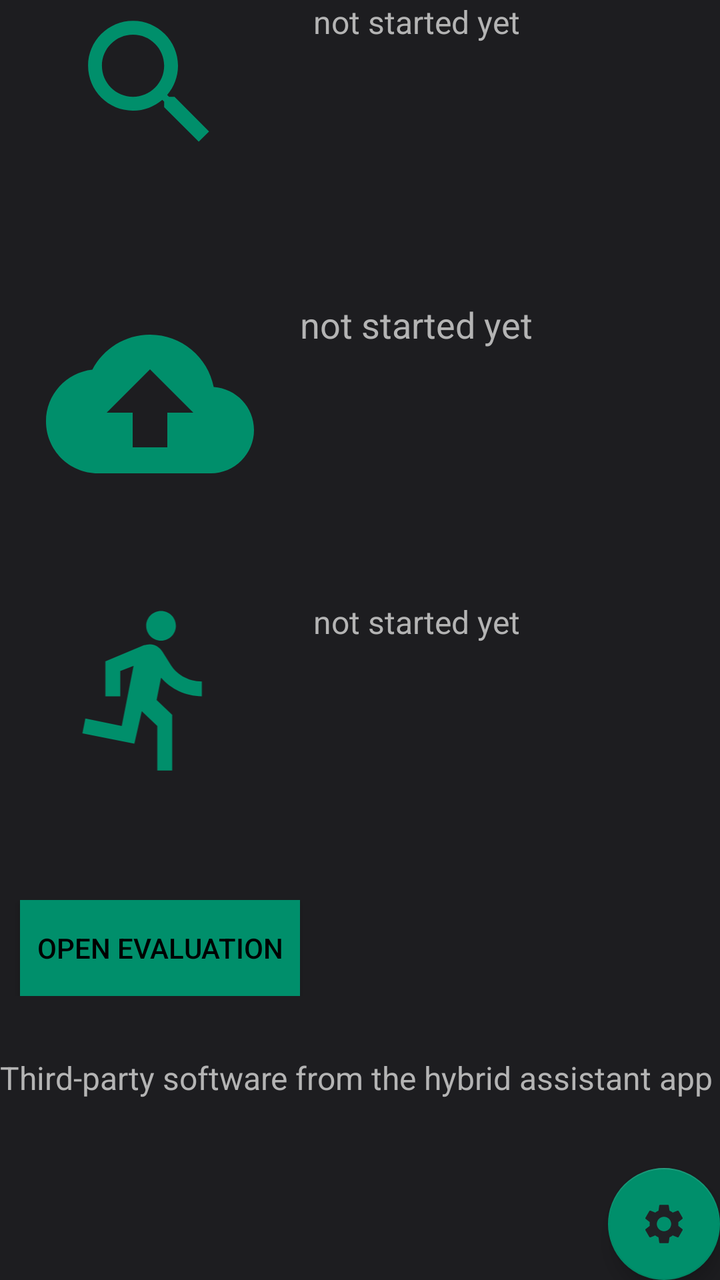
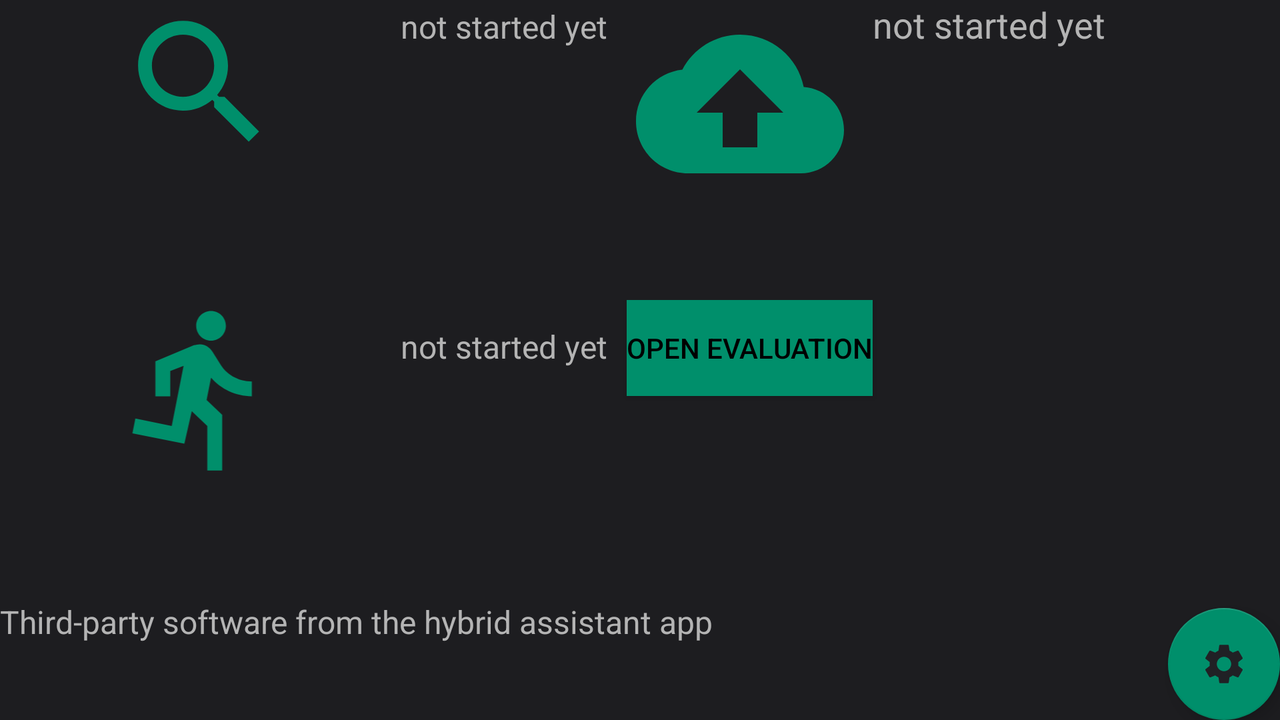

Two renders of one Android screen. The first uses the default layout on a phone; the second uses the alternative layout the repository ships for a different screen configuration, on a matching device. The two XML files are below.
<!-- AndroidManifest.xml: application theme AppTheme -->
<!-- res/layout/fragment_main.xml -->
<?xml version="1.0" encoding="utf-8"?>
<FrameLayout xmlns:android="http://schemas.android.com/apk/res/android"
    xmlns:app="http://schemas.android.com/apk/res-auto"
    xmlns:tools="http://schemas.android.com/tools"
    android:layout_width="match_parent"
    android:layout_height="match_parent"
    android:focusable="true"
    android:foregroundTint="@color/vektor"
    tools:context=".MainFragment">

    <androidx.constraintlayout.widget.ConstraintLayout
        android:layout_width="match_parent"
        android:layout_height="match_parent">


        <LinearLayout
            android:layout_width="match_parent"
            android:layout_height="wrap_content"
            android:orientation="vertical"
            app:layout_constraintEnd_toEndOf="parent"
            app:layout_constraintStart_toStartOf="parent"
            app:layout_constraintTop_toTopOf="parent">

            <TableLayout
                android:layout_width="match_parent"
                android:layout_height="wrap_content"
                app:layout_constraintBottom_toBottomOf="parent"
                app:layout_constraintEnd_toEndOf="parent"
                app:layout_constraintStart_toStartOf="parent"
                app:layout_constraintTop_toTopOf="parent">


                <TableRow
                    android:layout_width="match_parent"
                    android:layout_height="wrap_content">

                    <ImageView
                        android:id="@+id/btn_search"
                        android:layout_width="150dp"
                        android:layout_height="83dp"
                        android:contentDescription="@string/search"
                        android:src="@drawable/ic_baseline_search_24" />

                    <TextView
                        android:id="@+id/tv_anzeige_oben"
                        android:layout_width="wrap_content"
                        android:layout_height="150dp"
                        android:background="@color/brackground2"
                        android:text="@string/notstarted"
                        android:textAlignment="center"
                        android:textColor="@color/Schriftfarbe"
                        android:textSize="16sp" />
                </TableRow>

                <TableRow
                    android:layout_width="match_parent"
                    android:layout_height="wrap_content">

                    <ImageView
                        android:id="@+id/btn_upload"
                        android:layout_width="150dp"
                        android:layout_height="104dp"
                        android:contentDescription="@string/upload"
                        android:src="@drawable/ic_baseline_cloud_upload_24" />

                    <TextView
                        android:id="@+id/tv_uploader_fertig"
                        android:layout_width="wrap_content"
                        android:layout_height="150dp"
                        android:background="@color/brackground2"
                        android:text="@string/notstarted"
                        android:textAlignment="center"
                        android:textColor="@color/Schriftfarbe"
                        android:textSize="18sp" />
                </TableRow>

                <TableRow
                    android:layout_width="match_parent"
                    android:layout_height="wrap_content">

                    <ImageView
                        android:id="@+id/btn_calc"
                        android:layout_width="150dp"
                        android:layout_height="89dp"
                        android:contentDescription="@string/run"
                        android:src="@drawable/ic_baseline_directions_run_24" />

                    <TextView
                        android:id="@+id/tv_calc_fertig"
                        android:layout_width="wrap_content"
                        android:layout_height="150dp"
                        android:background="@color/brackground2"
                        android:text="@string/notstarted"
                        android:textAlignment="center"
                        android:textColor="@color/Schriftfarbe"
                        android:textSize="16sp" />
                </TableRow>

                <TableRow
                    android:layout_width="match_parent"
                    android:layout_height="wrap_content">

                    <Button
                        android:id="@+id/btn_overview"
                        android:layout_width="wrap_content"
                        android:layout_height="wrap_content"
                        android:layout_marginStart="10dp"
                        android:background="@color/vektor"
                        android:backgroundTint="@color/vektor"
                        android:text="@string/open_evaluation"
                        android:textColor="#000000" />

                </TableRow>
            </TableLayout>

            <TextView
                android:id="@+id/tv_hateam"
                android:layout_width="match_parent"
                android:layout_height="match_parent"
                android:paddingTop="30dp"
                android:text="@string/dev"
                android:textSize="16sp"
                app:layout_constraintBottom_toBottomOf="parent"
                app:layout_constraintEnd_toStartOf="@+id/btn_switch"
                app:layout_constraintStart_toStartOf="parent" />
        </LinearLayout>

        <com.google.android.material.floatingactionbutton.FloatingActionButton
            android:id="@+id/btn_switch"
            android:layout_width="wrap_content"
            android:layout_height="wrap_content"
            android:layout_gravity="end|bottom"
            android:clickable="true"
            android:contentDescription="@string/settings"
            android:focusable="auto"
            android:src="@drawable/ic_baseline_settings_25"
            app:backgroundTint="@color/vektor"
            app:layout_constraintBottom_toBottomOf="parent"
            app:layout_constraintEnd_toEndOf="parent"
            app:rippleColor="#FFFFFF" />

    </androidx.constraintlayout.widget.ConstraintLayout>


</FrameLayout>
<!-- resources referenced by this layout -->
<resources>
  <color name="Schriftfarbe">#b4b4b4</color>
  <color name="brackground2">#1D1D20</color>
  <color name="vektor">#008f6b</color>
  <!-- drawable ic_baseline_cloud_upload_24 (drawable) -->
  <vector xmlns:android="http://schemas.android.com/apk/res/android"
      android:width="24dp"
      android:height="24dp"
      android:viewportWidth="24"
      android:viewportHeight="24"
      android:tint="@color/vektor">
    <path
        android:fillColor="@android:color/white"
        android:pathData="M19.35,10.04C18.67,6.59 15.64,4 12,4 9.11,4 6.6,5.64 5.35,8.04 2.34,8.36 0,10.91 0,14c0,3.31 2.69,6 6,6h13c2.76,0 5,-2.24 5,-5 0,-2.64 -2.05,-4.78 -4.65,-4.96zM14,13v4h-4v-4H7l5,-5 5,5h-3z"/>
  </vector>
  <!-- drawable ic_baseline_directions_run_24 (drawable) -->
  <vector android:height="24dp" android:tint="@color/vektor"
      android:viewportHeight="24" android:viewportWidth="24"
      android:width="24dp" xmlns:android="http://schemas.android.com/apk/res/android">
      <path android:fillColor="@android:color/white" android:pathData="M13.49,5.48c1.1,0 2,-0.9 2,-2s-0.9,-2 -2,-2 -2,0.9 -2,2 0.9,2 2,2zM9.89,19.38l1,-4.4 2.1,2v6h2v-7.5l-2.1,-2 0.6,-3c1.3,1.5 3.3,2.5 5.5,2.5v-2c-1.9,0 -3.5,-1 -4.3,-2.4l-1,-1.6c-0.4,-0.6 -1,-1 -1.7,-1 -0.3,0 -0.5,0.1 -0.8,0.1l-5.2,2.2v4.7h2v-3.4l1.8,-0.7 -1.6,8.1 -4.9,-1 -0.4,2 7,1.4z"/>
  </vector>
  <!-- drawable ic_baseline_search_24 (drawable) -->
  <vector android:height="24dp" android:tint="@color/vektor"
      android:viewportHeight="24" android:viewportWidth="24"
      android:width="24dp" xmlns:android="http://schemas.android.com/apk/res/android">
      <path android:fillColor="@android:color/holo_green_dark" android:pathData="M15.5,14h-0.79l-0.28,-0.27C15.41,12.59 16,11.11 16,9.5 16,5.91 13.09,3 9.5,3S3,5.91 3,9.5 5.91,16 9.5,16c1.61,0 3.09,-0.59 4.23,-1.57l0.27,0.28v0.79l5,4.99L20.49,19l-4.99,-5zM9.5,14C7.01,14 5,11.99 5,9.5S7.01,5 9.5,5 14,7.01 14,9.5 11.99,14 9.5,14z"/>
  </vector>
  <string name="dev">Third-party software from the hybrid assistant app</string>
  <string name="notstarted">not started yet</string>
  <string name="open_evaluation">open evaluation</string>
  <string name="run">run</string>
  <string name="search">search</string>
  <string name="settings">settings</string>
  <string name="upload">upload</string>
  <style name="AppTheme" parent="Theme.AppCompat.Light.DarkActionBar">
          <item name="colorPrimary">@color/colorPrimary</item>
          <item name="colorPrimaryDark">@color/brackground2</item>
          <item name="colorAccent">@color/Schriftfarbe</item>
          <item name="android:textColorSecondary">@color/Schriftfarbe</item>
          <item name="android:textColor">@color/Schriftfarbe</item>
          <item name="android:textColorPrimary">@color/Schriftfarbe</item>
          <item name="android:background">@color/brackground2</item>
      </style>
  <color name="brackground1">#202125</color>
  <color name="colorPrimary">#008f6b</color>
</resources>
<!-- res/layout-land/fragment_main.xml (the repository's variant of the layout above) -->
<!-- drawn on the phone turned sideways -->
<?xml version="1.0" encoding="utf-8"?>
<FrameLayout xmlns:android="http://schemas.android.com/apk/res/android"
    xmlns:app="http://schemas.android.com/apk/res-auto"
    xmlns:tools="http://schemas.android.com/tools"
    android:layout_width="match_parent"
    android:layout_height="match_parent"
    android:focusable="true"
    android:foregroundTint="@color/vektor"
    tools:context=".MainFragment">

    <androidx.constraintlayout.widget.ConstraintLayout
        android:layout_width="match_parent"
        android:layout_height="match_parent">


        <LinearLayout
            android:layout_width="match_parent"
            android:layout_height="wrap_content"
            android:orientation="vertical"
            app:layout_constraintEnd_toEndOf="parent"
            app:layout_constraintStart_toStartOf="parent"
            app:layout_constraintTop_toTopOf="parent">

            <TableLayout
                android:layout_width="match_parent"
                android:layout_height="wrap_content"
                app:layout_constraintBottom_toBottomOf="parent"
                app:layout_constraintEnd_toEndOf="parent"
                app:layout_constraintStart_toStartOf="parent"
                app:layout_constraintTop_toTopOf="parent">


                <TableRow
                    android:layout_width="match_parent"
                    android:layout_height="wrap_content">

                    <ImageView
                        android:id="@+id/btn_search"
                        android:layout_height="83dp"
                        android:layout_width="200dp"
                        android:contentDescription="@string/search"
                        android:src="@drawable/ic_baseline_search_24" />

                    <TextView
                        android:id="@+id/tv_anzeige_oben"
                        android:layout_width="wrap_content"
                        android:layout_height="150dp"
                        android:background="@color/brackground2"
                        android:text="@string/notstarted"
                        android:textAlignment="center"
                        android:textColor="@color/Schriftfarbe"
                        android:textSize="16sp" />
                    <ImageView
                        android:id="@+id/btn_upload"

                        android:layout_height="104dp"
                        android:contentDescription="@string/upload"
                        android:src="@drawable/ic_baseline_cloud_upload_24" />

                    <TextView
                        android:id="@+id/tv_uploader_fertig"
                        android:layout_width="wrap_content"
                        android:layout_height="150dp"
                        android:background="@color/brackground2"
                        android:text="@string/notstarted"
                        android:textAlignment="center"
                        android:textColor="@color/Schriftfarbe"
                        android:textSize="18sp" />
                </TableRow>

                <TableRow
                    android:layout_width="match_parent"
                    android:layout_height="wrap_content">

                    <ImageView
                        android:id="@+id/btn_calc"
                        android:layout_height="89dp"
                        android:contentDescription="@string/run"
                        android:src="@drawable/ic_baseline_directions_run_24" />

                    <TextView
                        android:id="@+id/tv_calc_fertig"
                        android:layout_width="wrap_content"
                        android:layout_height="150dp"
                        android:background="@color/brackground2"
                        android:text="@string/notstarted"
                        android:textAlignment="center"
                        android:textColor="@color/Schriftfarbe"
                        android:textSize="16sp" />
                    <Button
                        android:id="@+id/btn_overview"
                        android:layout_width="wrap_content"
                        android:layout_height="wrap_content"
                        android:layout_marginStart="10dp"
                        android:background="@color/vektor"
                        android:backgroundTint="@color/vektor"
                        android:text="@string/open_evaluation"
                        android:textColor="#000000" />

                </TableRow>

            </TableLayout>
            <TextView
                android:id="@+id/tv_hateam"
                android:layout_width="match_parent"
                android:layout_height="match_parent"
                android:text="@string/dev"
                android:textSize="16sp"
                app:layout_constraintBottom_toBottomOf="parent"
                app:layout_constraintEnd_toStartOf="@+id/btn_switch"
                app:layout_constraintStart_toStartOf="parent" />
        </LinearLayout>

        <com.google.android.material.floatingactionbutton.FloatingActionButton
            android:id="@+id/btn_switch"
            android:layout_width="wrap_content"
            android:layout_height="wrap_content"
            android:layout_gravity="end|bottom"
            android:clickable="true"
            android:contentDescription="@string/settings"
            android:focusable="auto"
            android:src="@drawable/ic_baseline_settings_25"
            app:backgroundTint="@color/vektor"
            app:layout_constraintBottom_toBottomOf="parent"
            app:layout_constraintEnd_toEndOf="parent"
            app:rippleColor="#FFFFFF" />

    </androidx.constraintlayout.widget.ConstraintLayout>


</FrameLayout>
